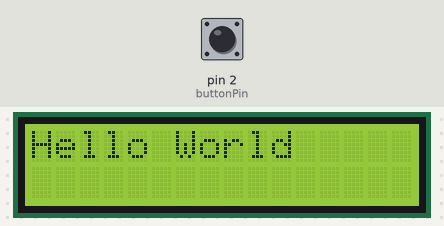
Bench run of a sketch on a simulated Arduino Uno, built with avr-gcc and run on an emulated ATmega328P. Shown: 16×2 character LCD. Inputs (shaded band) come from the test bench; at power-on: pin 2 (buttonPin) LOW. What the sketch prints to the serial monitor is not drawn.

Above: at 1.2 s.
1.3 s: pin 2 (buttonPin) pulled HIGH for 0.15 s
At 2.5 s:
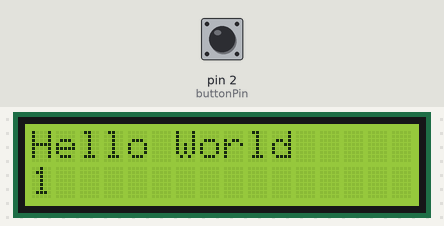
2.9 s: pin 2 (buttonPin) pulled HIGH for 1 s
At 3.9 s:
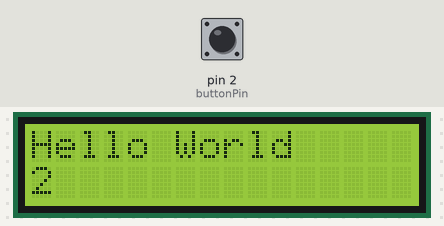
5.4 s: pin 2 (buttonPin) pulled HIGH for 0.15 s
At 5.9 s:
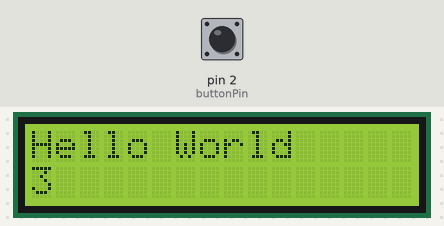
7.0 s: pin 2 (buttonPin) pulled HIGH for 1 s
At 8.2 s:
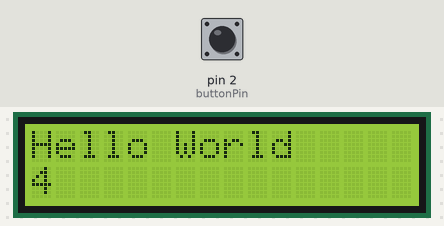
Timing chart, 0 to 7.9 s (numbered marks = the images above; inputs shaded):
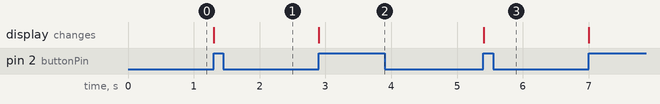

The sketch:

LCD_Backpack.ino
```cpp
#include <Wire.h>
#include <LiquidCrystal_I2C.h>
LiquidCrystal_I2C lcd(0x27, 16, 2);
const int buttonPin = 2;
int x = 0;
int BTNDOWN = 0;
void setup()
{
  lcd.init();
  lcd.backlight();
  lcd.setCursor(0, 0);
  lcd.print("Hello World");
  pinMode(buttonPin, INPUT);
  Serial.begin(9600);
}

void loop()
{
  Serial.println(digitalRead(buttonPin));
  lcd.setCursor(0, 1);
  if ((digitalRead(buttonPin) == HIGH) && (BTNDOWN == 0)) {
    BTNDOWN = 1;
   x = x + 1;
    lcd.print(x);

  }
  if (digitalRead(buttonPin) == LOW) {
    BTNDOWN = 0;
  }
}
```

Measured:
- after the input at 1.3 s, the display: changes at once (image 1)
- after the input at 2.9 s, the display: changes at once (image 2)
- after the input at 5.4 s, the display: changes at once (image 3)
